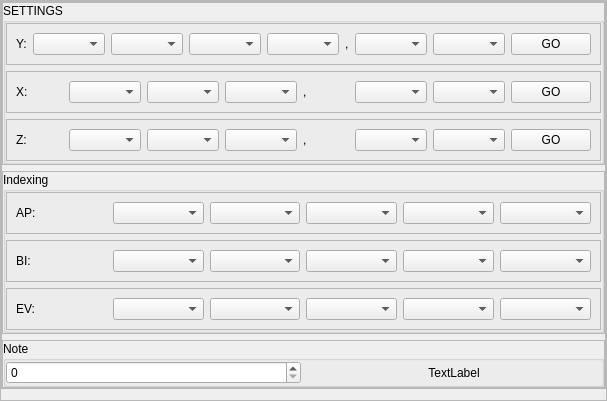
        <widget class="QFrame" name="frame_21">
         <property name="maximumSize">
          <size>
           <width>340</width>
           <height>810</height>
          </size>
         </property>
         <property name="frameShape">
          <enum>QFrame::StyledPanel</enum>
         </property>
         <property name="frameShadow">
          <enum>QFrame::Raised</enum>
         </property>
         <layout class="QVBoxLayout" name="verticalLayout_6">
          <property name="leftMargin">
           <number>0</number>
          </property>
          <property name="topMargin">
           <number>0</number>
          </property>
          <property name="rightMargin">
           <number>0</number>
          </property>
          <item>
           <widget class="QFrame" name="frame_33">
            <property name="sizePolicy">
             <sizepolicy hsizetype="Preferred" vsizetype="Expanding">
              <horstretch>0</horstretch>
              <verstretch>0</verstretch>
             </sizepolicy>
            </property>
            <property name="frameShape">
             <enum>QFrame::StyledPanel</enum>
            </property>
            <property name="frameShadow">
             <enum>QFrame::Raised</enum>
            </property>
            <layout class="QVBoxLayout" name="verticalLayout_4">
             <property name="leftMargin">
              <number>0</number>
             </property>
             <property name="topMargin">
              <number>0</number>
             </property>
             <property name="rightMargin">
              <number>0</number>
             </property>
             <property name="bottomMargin">
              <number>0</number>
             </property>
             <item alignment="Qt::AlignTop">
              <widget class="QFrame" name="frame_7">
               <property name="frameShape">
                <enum>QFrame::StyledPanel</enum>
               </property>
               <property name="frameShadow">
                <enum>QFrame::Raised</enum>
               </property>
               <layout class="QGridLayout" name="gridLayout_9">
                <property name="leftMargin">
                 <number>0</number>
                </property>
                <property name="topMargin">
                 <number>0</number>
                </property>
                <property name="rightMargin">
                 <number>0</number>
                </property>
                <property name="bottomMargin">
                 <number>0</number>
                </property>
                <item row="0" column="0">
                 <widget class="QGroupBox" name="groupBox">
                  <property name="title">
                   <string>SETTINGS</string>
                  </property>
                  <layout class="QVBoxLayout" name="verticalLayout_8">
                   <property name="leftMargin">
                    <number>0</number>
                   </property>
                   <property name="topMargin">
                    <number>0</number>
                   </property>
                   <property name="rightMargin">
                    <number>0</number>
                   </property>
                   <property name="bottomMargin">
                    <number>0</number>
                   </property>
                   <item>
                    <widget class="QFrame" name="frame_24">
                     <property name="frameShape">
                      <enum>QFrame::StyledPanel</enum>
                     </property>
                     <property name="frameShadow">
                      <enum>QFrame::Raised</enum>
                     </property>
                     <layout class="QHBoxLayout" name="horizontalLayout_13">
                      <item>
                       <widget class="QLabel" name="label_12">
                        <property name="text">
                         <string>Y:</string>
                        </property>
                       </widget>
                      </item>
                      <item>
                       <widget class="QComboBox" name="comboBox_18"/>
                      </item>
                      <item>
                       <widget class="QComboBox" name="comboBox_19"/>
                      </item>
                      <item>
                       <widget class="QComboBox" name="comboBox_20"/>
                      </item>
                      <item>
                       <widget class="QComboBox" name="comboBox_21"/>
                      </item>
                      <item>
                       <widget class="QLabel" name="label_15">
                        <property name="text">
                         <string>,</string>
                        </property>
                       </widget>
                      </item>
                      <item>
                       <widget class="QComboBox" name="comboBox_10"/>
                      </item>
                      <item>
                       <widget class="QComboBox" name="comboBox_11"/>
                      </item>
                      <item>
                       <widget class="QPushButton" name="pushButton_22">
                        <property name="text">
                         <string>GO</string>
                        </property>
                       </widget>
                      </item>
                     </layout>
                    </widget>
                   </item>
                   <item>
                    <widget class="QFrame" name="frame_27">
                     <property name="frameShape">
                      <enum>QFrame::StyledPanel</enum>
                     </property>
                     <property name="frameShadow">
                      <enum>QFrame::Raised</enum>
                     </property>
                     <layout class="QHBoxLayout" name="horizontalLayout_15">
                      <item>
                       <widget class="QLabel" name="label_13">
                        <property name="text">
                         <string>X:</string>
                        </property>
                       </widget>
                      </item>
                      <item>
                       <widget class="QComboBox" name="comboBox_17"/>
                      </item>
                      <item>
                       <widget class="QComboBox" name="comboBox_22"/>
                      </item>
                      <item>
                       <widget class="QComboBox" name="comboBox_23"/>
                      </item>
                      <item>
                       <widget class="QLabel" name="label_16">
                        <property name="text">
                         <string>,</string>
                        </property>
                       </widget>
                      </item>
                      <item>
                       <widget class="QComboBox" name="comboBox_14"/>
                      </item>
                      <item>
                       <widget class="QComboBox" name="comboBox_15"/>
                      </item>
                      <item>
                       <widget class="QPushButton" name="pushButton_26">
                        <property name="text">
                         <string>GO</string>
                        </property>
                       </widget>
                      </item>
                     </layout>
                    </widget>
                   </item>
                   <item>
                    <widget class="QFrame" name="frame_28">
                     <property name="frameShape">
                      <enum>QFrame::StyledPanel</enum>
                     </property>
                     <property name="frameShadow">
                      <enum>QFrame::Raised</enum>
                     </property>
                     <layout class="QHBoxLayout" name="horizontalLayout_16">
                      <item>
                       <widget class="QLabel" name="label_14">
                        <property name="text">
                         <string>Z:</string>
                        </property>
                       </widget>
                      </item>
                      <item>
                       <widget class="QComboBox" name="comboBox_16"/>
                      </item>
                      <item>
                       <widget class="QComboBox" name="comboBox_24"/>
                      </item>
                      <item>
                       <widget class="QComboBox" name="comboBox_25"/>
                      </item>
                      <item>
                       <widget class="QLabel" name="label_17">
                        <property name="text">
                         <string>,</string>
                        </property>
                       </widget>
                      </item>
                      <item>
                       <widget class="QComboBox" name="comboBox_13"/>
                      </item>
                      <item>
                       <widget class="QComboBox" name="comboBox_12"/>
                      </item>
                      <item>
                       <widget class="QPushButton" name="pushButton_25">
                        <property name="text">
                         <string>GO</string>
                        </property>
                       </widget>
                      </item>
                     </layout>
                    </widget>
                   </item>
                  </layout>
                 </widget>
                </item>
               </layout>
              </widget>
             </item>
             <item alignment="Qt::AlignTop">
              <widget class="QFrame" name="frame_11">
               <property name="frameShape">
                <enum>QFrame::StyledPanel</enum>
               </property>
               <property name="frameShadow">
                <enum>QFrame::Raised</enum>
               </property>
               <layout class="QGridLayout" name="gridLayout_10">
                <property name="leftMargin">
                 <number>0</number>
                </property>
                <property name="topMargin">
                 <number>0</number>
                </property>
                <property name="rightMargin">
                 <number>0</number>
                </property>
                <property name="bottomMargin">
                 <number>0</number>
                </property>
                <item row="0" column="0">
                 <widget class="QGroupBox" name="groupBox_2">
                  <property name="title">
                   <string>Indexing</string>
                  </property>
                  <layout class="QVBoxLayout" name="verticalLayout_9">
                   <property name="leftMargin">
                    <number>0</number>
                   </property>
                   <property name="topMargin">
                    <number>0</number>
                   </property>
                   <property name="rightMargin">
                    <number>0</number>
                   </property>
                   <property name="bottomMargin">
                    <number>0</number>
                   </property>
                   <item>
                    <widget class="QFrame" name="frame_30">
                     <property name="frameShape">
                      <enum>QFrame::StyledPanel</enum>
                     </property>
                     <property name="frameShadow">
                      <enum>QFrame::Raised</enum>
                     </property>
                     <layout class="QHBoxLayout" name="horizontalLayout_9">
                      <item>
                       <widget class="QLabel" name="label_5">
                        <property name="text">
                         <string>AP:</string>
                        </property>
                       </widget>
                      </item>
                      <item>
                       <widget class="QComboBox" name="comboBox_6"/>
                      </item>
                      <item>
                       <widget class="QComboBox" name="comboBox_4"/>
                      </item>
                      <item>
                       <widget class="QComboBox" name="comboBox_27"/>
                      </item>
                      <item>
                       <widget class="QComboBox" name="comboBox_5"/>
                      </item>
                      <item>
                       <widget class="QComboBox" name="comboBox_26"/>
                      </item>
                     </layout>
                    </widget>
                   </item>
                   <item>
                    <widget class="QFrame" name="frame_32">
                     <property name="frameShape">
                      <enum>QFrame::StyledPanel</enum>
                     </property>
                     <property name="frameShadow">
                      <enum>QFrame::Raised</enum>
                     </property>
                     <layout class="QHBoxLayout" name="horizontalLayout_17">
                      <item>
                       <widget class="QLabel" name="label_18">
                        <property name="text">
                         <string>BI:</string>
                        </property>
                       </widget>
                      </item>
                      <item>
                       <widget class="QComboBox" name="comboBox_28"/>
                      </item>
                      <item>
                       <widget class="QComboBox" name="comboBox_31"/>
                      </item>
                      <item>
                       <widget class="QComboBox" name="comboBox_29"/>
                      </item>
                      <item>
                       <widget class="QComboBox" name="comboBox_32"/>
                      </item>
                      <item>
                       <widget class="QComboBox" name="comboBox_30"/>
                      </item>
                     </layout>
                    </widget>
                   </item>
                   <item>
                    <widget class="QFrame" name="frame_34">
                     <property name="frameShape">
                      <enum>QFrame::StyledPanel</enum>
                     </property>
                     <property name="frameShadow">
                      <enum>QFrame::Raised</enum>
                     </property>
                     <layout class="QHBoxLayout" name="horizontalLayout_18">
                      <item>
                       <widget class="QLabel" name="label_19">
                        <property name="text">
                         <string>EV:</string>
                        </property>
                       </widget>
                      </item>
                      <item>
                       <widget class="QComboBox" name="comboBox_33"/>
                      </item>
                      <item>
                       <widget class="QComboBox" name="comboBox_37"/>
                      </item>
                      <item>
                       <widget class="QComboBox" name="comboBox_34"/>
                      </item>
                      <item>
                       <widget class="QComboBox" name="comboBox_35"/>
                      </item>
                      <item>
                       <widget class="QComboBox" name="comboBox_36"/>
                      </item>
                     </layout>
                    </widget>
                   </item>
                  </layout>
                 </widget>
                </item>
               </layout>
              </widget>
             </item>
             <item>
              <widget class="QFrame" name="frame_15">
               <property name="frameShape">
                <enum>QFrame::StyledPanel</enum>
               </property>
               <property name="frameShadow">
                <enum>QFrame::Raised</enum>
               </property>
               <layout class="QGridLayout" name="gridLayout_11">
                <property name="leftMargin">
                 <number>0</number>
                </property>
                <property name="topMargin">
                 <number>0</number>
                </property>
                <property name="rightMargin">
                 <number>0</number>
                </property>
                <property name="bottomMargin">
                 <number>0</number>
                </property>
                <item row="0" column="0">
                 <widget class="QGroupBox" name="groupBox_3">
                  <property name="sizePolicy">
                   <sizepolicy hsizetype="Preferred" vsizetype="Expanding">
                    <horstretch>0</horstretch>
                    <verstretch>0</verstretch>
                   </sizepolicy>
                  </property>
                  <property name="title">
                   <string>Note</string>
                  </property>
                  <layout class="QGridLayout" name="gridLayout_12">
                   <property name="leftMargin">
                    <number>0</number>
                   </property>
                   <property name="topMargin">
                    <number>0</number>
                   </property>
                   <property name="rightMargin">
                    <number>0</number>
                   </property>
                   <property name="bottomMargin">
                    <number>0</number>
                   </property>
                   <item row="0" column="1">
                    <widget class="QLabel" name="label_7">
                     <property name="text">
                      <string>TextLabel</string>
                     </property>
                     <property name="alignment">
                      <set>Qt::AlignCenter</set>
                     </property>
                    </widget>
                   </item>
                   <item row="0" column="0">
                    <widget class="QSpinBox" name="spinBox"/>
                   </item>
                  </layout>
                 </widget>
                </item>
               </layout>
              </widget>
             </item>
            </layout>
           </widget>
          </item>
         </layout>
        </widget>
